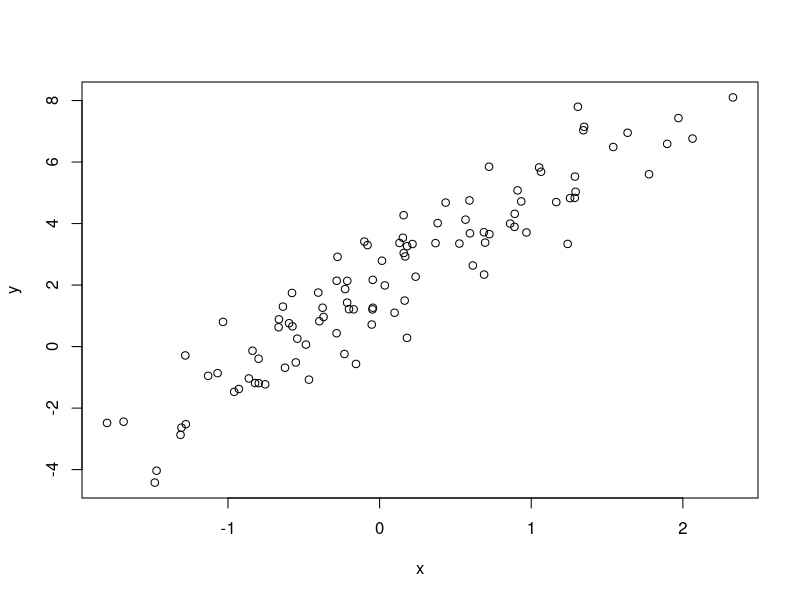
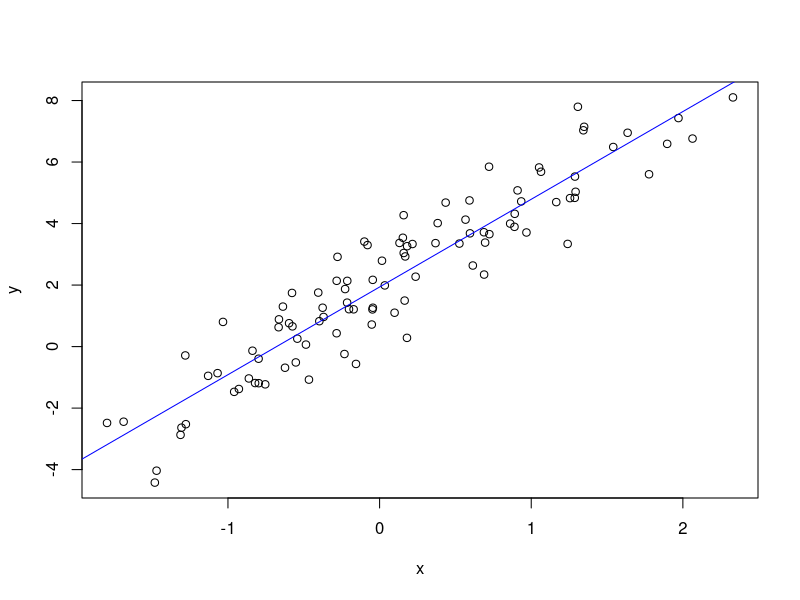

Generate these figures, in order, with R:
## ---- chunk 1
#| echo: false
#| output: false
#| warning: false
## Sample outline of a bivariate regression analysis

# Generate sample data
set.seed(4)
x <- rnorm(100)
y <- 2 + 3*x + rnorm(100)
## ---- chunk 2
#| echo: false
#| output: true
#| warning: false
#| label: fig-correlation 
#| fig-cap: "Correlation plot of two variables, x and y"
plot(x, y)
## ---- chunk 3
#| echo: false
#| output: true
#| warning: false
#| label: fig-regression
#| fig-cap: "Illustration of a linear regression on a set of coordinates $(x_i, y_i)$"
model <- lm(y ~ x)
plot(x, y)
abline(model, col ="blue")
## ---- chunk 4
#| echo: true
#| output: false
#| warning: false
getwd()
## ---- chunk 5
#| echo: true
#| output: false
#| warning: false
# insert your desired path in the parenthesis and remove the #
# setwd("/your/working/directory/goes/here") 
## ---- chunk 6
#| echo: true
#| output: false
#| warning: false
## Name: <include your full name>
## Assignment: Lab 1
## Date: <here you may want to add a date>
## Purpose: <insert the goals or purpose of the RScript>
